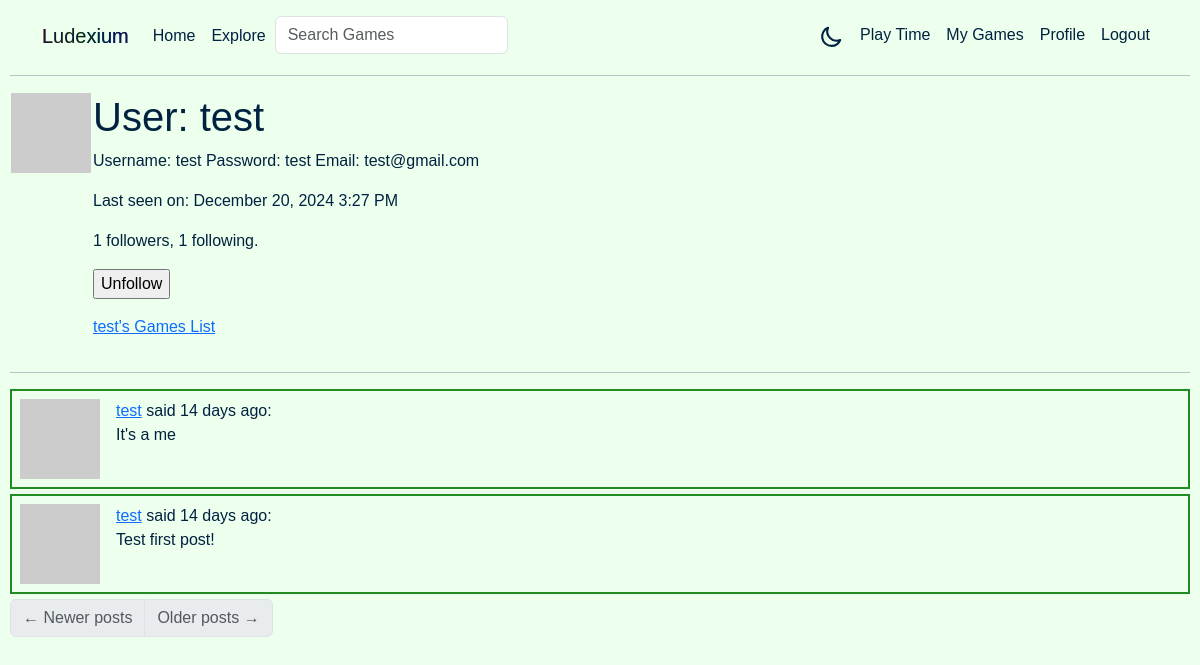
The page /user/test (signed in) on the database as committed earlier.
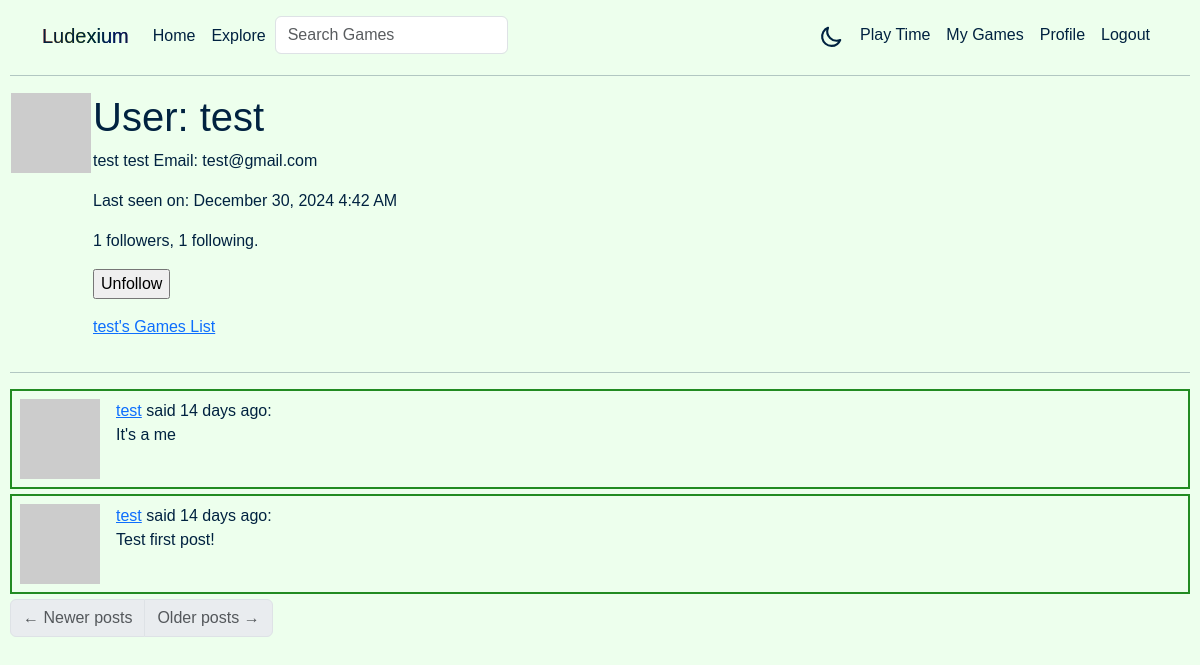
The same page on the database as committed later.
### app/models.py (models this page shows, shortened)
class User(UserMixin, db.Model):
    id: so.Mapped[int] = so.mapped_column(primary_key=True)
    username: so.Mapped[str] = so.mapped_column(sa.String(64), index=True, unique=True)
    email: so.Mapped[str] = so.mapped_column(sa.String(120), index=True, unique=True)
    password_hash: so.Mapped[Optional[str]] = so.mapped_column(sa.String(256))
    about_me: so.Mapped[Optional[str]] = so.mapped_column(sa.String(140))
    last_seen: so.Mapped[Optional[datetime]] = so.mapped_column(default=lambda: datetime.now(timezone.utc))
    played_games: so.WriteOnlyMapped[Play] = so.relationship('Play', back_populates='user', lazy='dynamic')
    posts: so.WriteOnlyMapped['Post'] = so.relationship(back_populates='author')
    following: so.WriteOnlyMapped['User'] = so.relationship(
        secondary=followers, primaryjoin=(followers.c.follower_id == id),
        secondaryjoin=(followers.c.followed_id == id),
        back_populates='followers')
    followers: so.WriteOnlyMapped['User'] = so.relationship(
        secondary=followers, primaryjoin=(followers.c.followed_id == id),
        secondaryjoin=(followers.c.follower_id == id),
        back_populates='following')
    def avatar(self, size):
        digest = md5(self.email.lower().encode('utf-8')).hexdigest()
        return f'https://www.gravatar.com/avatar/{digest}?d=identicon&s={size}'
    def is_following(self, user):
        query = self.following.select().where(User.id == user.id)
        return db.session.scalar(query) is not None
    def followers_count(self):
        query = sa.select(sa.func.count()).select_from(
            self.followers.select().subquery())
        return db.session.scalar(query)
    def following_count(self):
        query = sa.select(sa.func.count()).select_from(
            self.following.select().subquery())
        return db.session.scalar(query)

### app/routes.py (the view)
@app.route('/user/<username>')
@login_required
def user(username):
    user = db.first_or_404(sa.select(User).where(User.username == username))
    page = request.args.get('page', 1, type=int)
    query = user.posts.select().order_by(Post.timestamp.desc())
    posts = db.paginate(query, page=page,
                        per_page=app.config['POSTS_PER_PAGE'],
                        error_out=False)
    next_url = url_for('user', username=user.username, page=posts.next_num) if posts.has_next else None
    prev_url = url_for('user', username=user.username, page=posts.prev_num) if posts.has_prev else None
    form = EmptyForm()
    return render_template('user.html', title=f'{user.username} on Ludexium', user=user, posts=posts.items,
                           next_url=next_url, prev_url=prev_url, form=form)

### app/forms.py
class SearchForm(FlaskForm):
    q = StringField('Search Games', validators=[DataRequired()])
    def __init__(self, *args, **kwargs):
        if 'formdata' not in kwargs:
            kwargs['formdata'] = request.args
        if 'meta' not in kwargs:
            kwargs['meta'] = {'csrf': False}
        super(SearchForm, self).__init__(*args, **kwargs)

class EmptyForm(FlaskForm):
    submit = SubmitField('Submit')

### app/models.py (called while the page is built)
@login.user_loader
def load_user(id):
    return db.session.get(User, int(id))

### app/routes.py (called while the page is built)
@app.before_request
def before_request():
    if current_user.is_authenticated:
        current_user.last_seen = datetime.now(timezone.utc)
        g.search_form = SearchForm()
        db.session.commit()

### app/templates/user.html (shortened to what this page needs)
{% extends "base.html" %}
{% block content %}
    <table>
        <tr valign="top">
            <td><img src="{{ user.avatar(128) }}"></td>
            <td>
                <h1>User: {{ user.username }}</h1>
                {% if user.about_me %}<p>{{ user.about_me }}</p>{% endif %}
                {% if user.last_seen %}
                <p>Last seen on: {{ moment(user.last_seen).format('LLL') }}</p>
                {% endif %}
                <p>{{ user.followers_count() }} followers, {{ user.following_count() }} following.</p>
                {% if user == current_user %}
                <p><a href="{{ url_for('edit_profile') }}">Edit your profile</a></p>
                {% else %}
                <p>
                    <form action="{{ url_for('unfollow', username=user.username) }}" method="post">
                        {{ form.submit(value='Unfollow') }}
                    </form>
                </p>
                {% endif %}
                <p>
                    <a href="{{ url_for('my_games', username=user.username) }}">
                        {{ user.username }}'s Games List</a>
                </p>
            </td>
        </tr>
    </table>
    <hr>
    {% for post in posts %}
        {% include '_post.html' %}
    {% endfor %}
    <nav aria-label="Post navigation">
        <ul class="pagination">
            <li class="page-item{% if not prev_url %} disabled{% endif %}">
                <a class="page-link" href="{{ prev_url }}">
                    <span aria-hidden="true">&larr;</span> Newer posts
                </a>
            </li>
            <li class="page-item{% if not next_url %} disabled{% endif %}">
                <a class="page-link" href="{{ next_url }}">
                    Older posts <span aria-hidden="true">&rarr;</span>
                </a>
            </li>
        </ul>
    </nav>
{% endblock %}

Rows that differ between the two databases and show on the page:
changed User "test": about_me "Username: test Password: test Email: test@gmail.com" → "test test Email: test@gmail.com"; last_seen "December 20, 2024 3:27 PM" → "December 30, 2024 4:42 AM"
